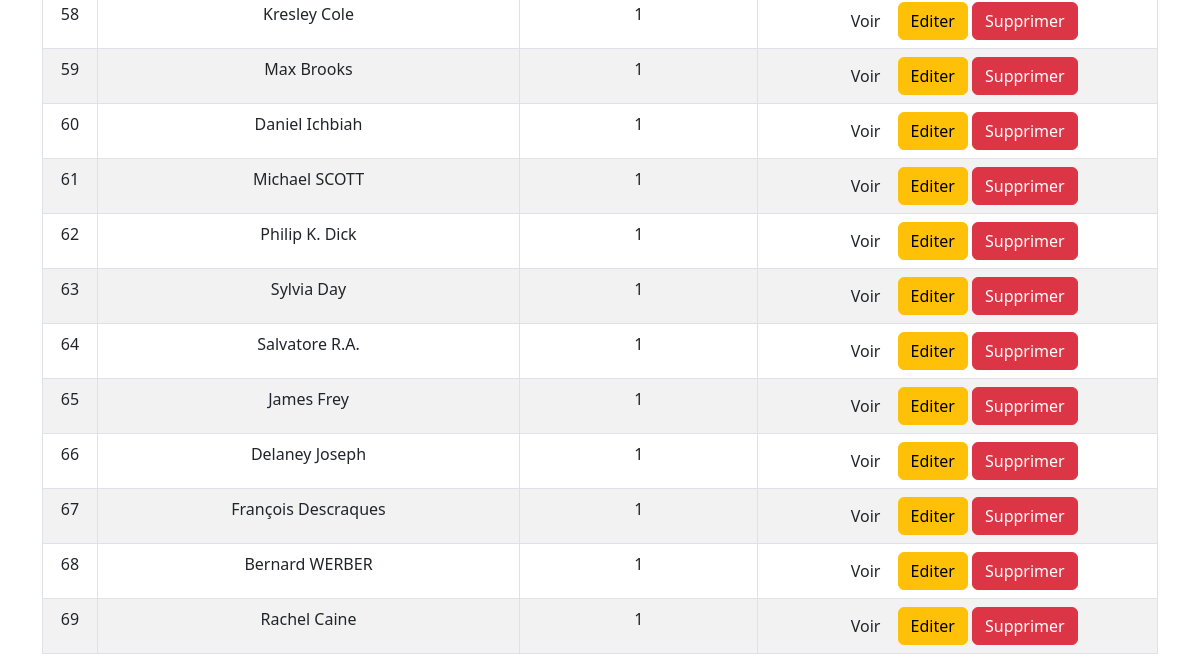
The page /auteurs/ (lower part) on the database as committed earlier.
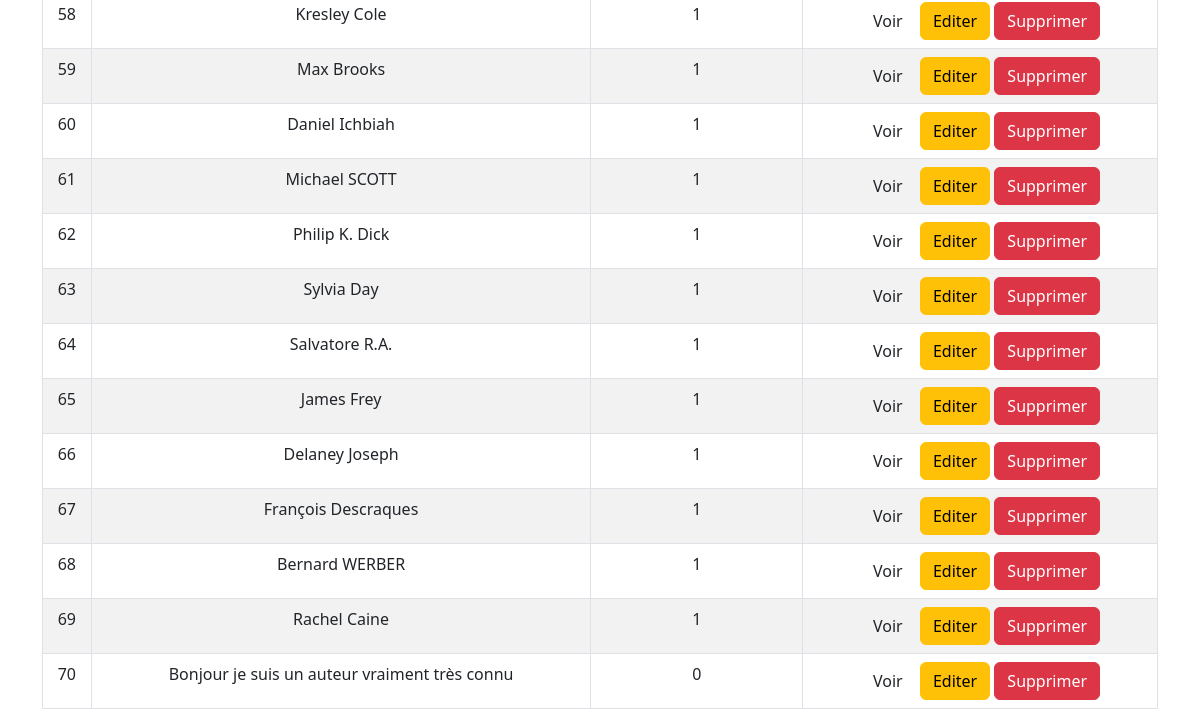
The same page on the database as committed later.
### monApp/models.py (models this page shows, shortened)
class Auteur(db.Model):
    idA = db.Column(db.Integer, primary_key=True)
    Nom = db.Column(db.String(100))

### monApp/views.py (the view)
@app.route("/auteurs/")
def getAuteurs():
    lesAuteurs = Auteur.query.all()
    return render_template(
        "auteurs_list.html", title="R3.01 Dev Web avec Flask", auteurs=lesAuteurs
    )

### monApp/templates/auteurs_list.html (shortened to what this page needs)
{% extends "base.html" %}
{% block main %}
    <table class="table table-striped table-bordered table-hover">
        <tbody>
        {% for unAuteur in auteurs %}
                <tr>
                    <td>{{ unAuteur.idA }}</td>
                    <td>{{ unAuteur.Nom }}</td>
                    <td>{{ unAuteur.livres.count() }}</td>
                    <td><div class="task-controls">
                        <a href="{{ url_for('viewAuteur', idA=unAuteur.idA) }}" class="btn btn-nfo">
                            Voir </a>
                        <a href="{{ url_for('updateAuteur', idA=unAuteur.idA) }}" class="btn btn-warning">
                            Editer </a>
                        <a href="{{ url_for('deleteAuteur', idA=unAuteur.idA) }}" class="btn btn-danger">Supprimer </a>
                    </div>
                    </td>
                </tr>
        {% endfor %}
        </tbody>
    </table>
{% endblock %}

### monApp/templates/base.html (shortened to what this page needs)
<!DOCTYPE html>
<html>
<head>
    <link rel="stylesheet" href="{{ url_for('static', filename='/style.css') }}">
    <link href="https://cdn.jsdelivr.net/npm/bootstrap@5.3.0/dist/css/bootstrap.min.css" rel="stylesheet">
</head>
<body>
    {% block content %}
    <main id="main" role=" main" class=" container">
        {% block main %}{% endblock %}
    </main>
    {% endblock %}
</body>
</html>

### monApp/static/style.css (style rules this page uses)
#main { margin-top: 5em; }
body { font-family: sans-serif;; }

Rows that differ between the two databases and show on the page:
added Auteur: idA "70", Nom "Bonjour je suis un auteur vraiment très connu", livres.count "0"
